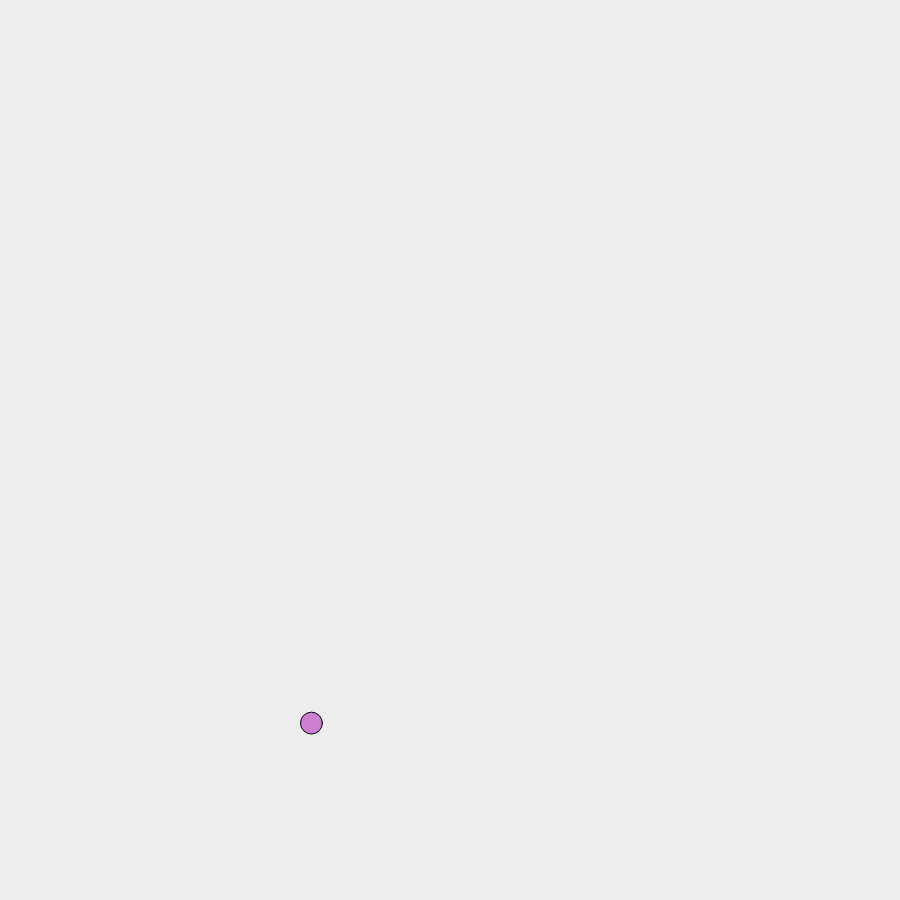
Frame 1 (no input)
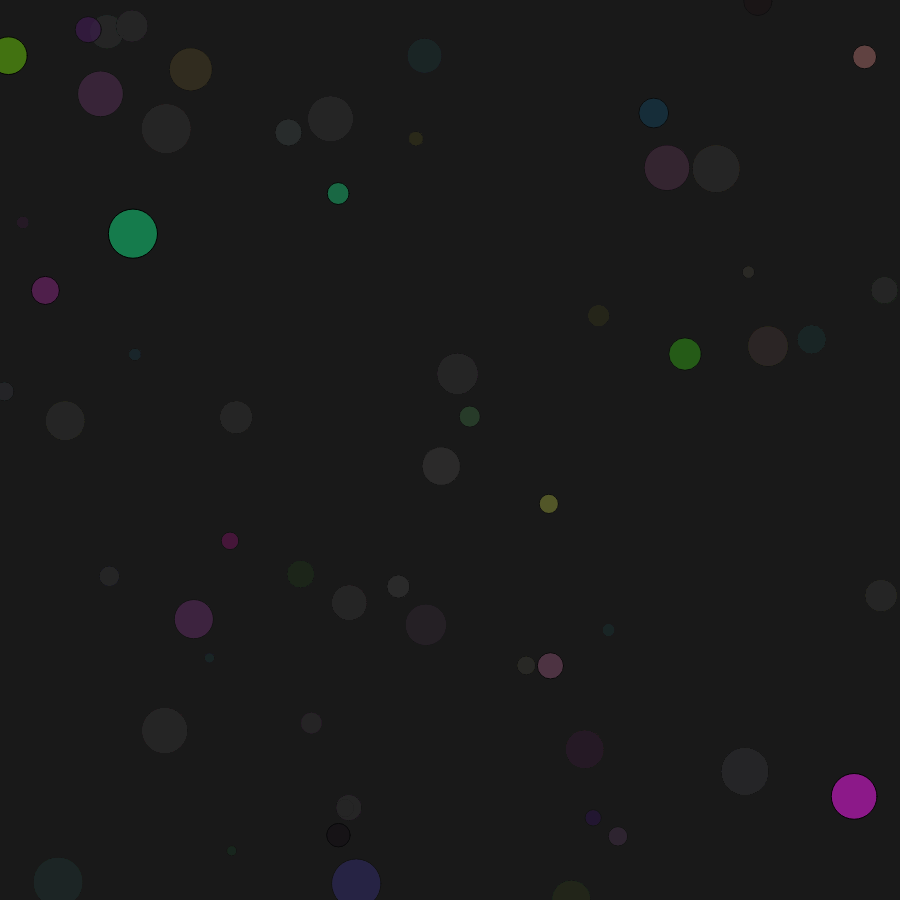
Frame 60 (no input)
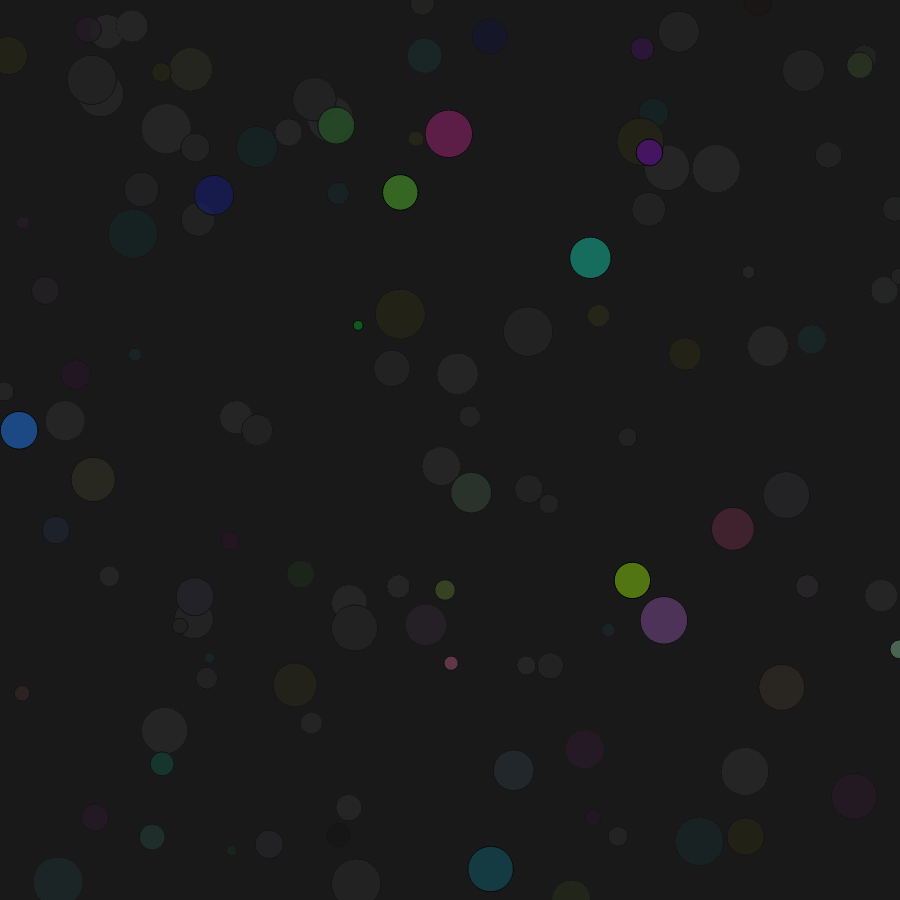
Frame 120 (the mouse pressed at the canvas centre since frame 60)

The p5.js sketch that drew these frames (run headless with seeded random() and noise() and a simulated clock; from frame 60 on, the mouse is pressed at the canvas centre):

// p5.js sketch
// ── sketch.js
// Variaciones infinitas: animación con random()
function setup() {
  const s = min(windowWidth, windowHeight) * 0.9;
  createCanvas(s, s);
}

function windowResized() {
  const s = min(windowWidth, windowHeight) * 0.9;
  resizeCanvas(s, s);
  redraw();
}

function draw() {
  background(30, 20);
  fill(random(255), random(255), random(255), 150);
  ellipse(random(width), random(height), random(10, 50));
}

// ── style.css
/* Minimal back button in top-left corner */
.back-btn {
  position: absolute;
  top: 16px;
  left: 16px;
  z-index: 10;
  text-decoration: none;
}
.back-btn svg {
  display: block;
  fill: none;
  stroke: #ffd700;
  transition: stroke 0.2s;
}
.back-btn:hover svg {
  stroke: #ffa500;
}
html,
body {
  margin: 0;
  padding: 0;
  display: grid;
  place-content: center center;
  height: 100vh;
  background: #0f0f23;
}
canvas {
  display: block;
  border: 3px solid #333;
  border-radius: 1em;
}
